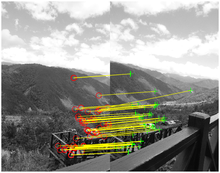
%> input picture S1-fastMatch.png, 220 x 173 px, shrunk from 506 x 397 before the run, given in place of S1-im1.png, which was not available
$ octave hw2.m   (GNU Octave 9; MATLAB toolbox functions it lacks are replaced by stand-ins)
%> lines starting %> are read from the running program, lines starting %| are printed output that depends on the picture; pictures that were not available may be replaced by others from this repository, and a replacement may not be noted
image = im2double(rgb2gray(imread('S1-im1.png')));
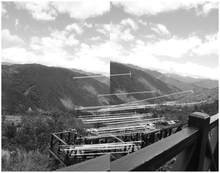
%> image: size 173x220 double; min 0, max 1, mean 0.581
image2 = im2double(rgb2gray(imread('S1-im2.png')));
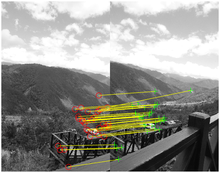
%> input picture S1-fastRMatch.png, 220 x 173 px, shrunk from 506 x 397 before the run, given in place of S1-im2.png, which was not available
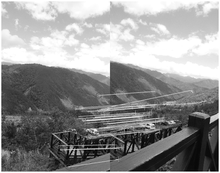
%> image2: size 173x220 double; min 0, max 1, mean 0.575
%> (the run ends here)
